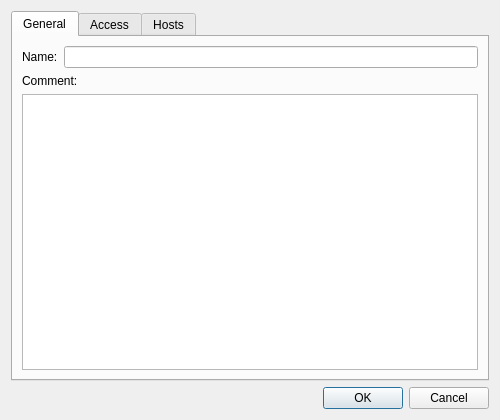
<?xml version="1.0" encoding="UTF-8"?>
<ui version="4.0">
 <class>RouterWorkspaceDialog</class>
 <widget class="QDialog" name="RouterWorkspaceDialog">
  <property name="geometry">
   <rect>
    <x>0</x>
    <y>0</y>
    <width>500</width>
    <height>420</height>
   </rect>
  </property>
  <property name="windowTitle">
   <string>Space Properties</string>
  </property>
  <property name="modal">
   <bool>true</bool>
  </property>
  <layout class="QVBoxLayout" name="verticalLayout">
   <item>
    <widget class="QTabWidget" name="tab_widget">
     <property name="currentIndex">
      <number>0</number>
     </property>
     <widget class="QWidget" name="tab_general">
      <attribute name="title">
       <string>General</string>
      </attribute>
      <layout class="QVBoxLayout" name="verticalLayout_general">
       <item>
        <layout class="QHBoxLayout" name="horizontalLayout_name">
         <item>
          <widget class="QLabel" name="label_name">
           <property name="text">
            <string>Name:</string>
           </property>
          </widget>
         </item>
         <item>
          <widget class="QLineEdit" name="edit_name"/>
         </item>
        </layout>
       </item>
       <item>
        <widget class="QLabel" name="label_comment">
         <property name="text">
          <string>Comment:</string>
         </property>
        </widget>
       </item>
       <item>
        <widget class="QPlainTextEdit" name="edit_comment"/>
       </item>
      </layout>
     </widget>
     <widget class="QWidget" name="tab_access">
      <attribute name="title">
       <string>Access</string>
      </attribute>
      <layout class="QHBoxLayout" name="horizontalLayout_access">
       <item>
        <layout class="QVBoxLayout" name="verticalLayout_left">
         <item>
          <widget class="QLabel" name="label_available">
           <property name="text">
            <string>Available users</string>
           </property>
          </widget>
         </item>
         <item>
          <widget class="QListWidget" name="list_available"/>
         </item>
         <item>
          <layout class="QHBoxLayout" name="layout_users_pagination">
           <item>
            <widget class="QToolButton" name="button_users_prev">
             <property name="sizePolicy">
              <sizepolicy hsizetype="Fixed" vsizetype="Preferred">
               <horstretch>0</horstretch>
               <verstretch>0</verstretch>
              </sizepolicy>
             </property>
             <property name="icon">
              <iconset resource="../../../common/resources/common.qrc">
               <normaloff>:/img/arrow-left.svg</normaloff>:/img/arrow-left.svg</iconset>
             </property>
             <property name="toolTip">
              <string>Previous page</string>
             </property>
            </widget>
           </item>
           <item>
            <widget class="QComboBox" name="combo_users_page">
             <property name="sizeAdjustPolicy">
              <enum>QComboBox::SizeAdjustPolicy::AdjustToContents</enum>
             </property>
            </widget>
           </item>
           <item>
            <widget class="QToolButton" name="button_users_next">
             <property name="sizePolicy">
              <sizepolicy hsizetype="Fixed" vsizetype="Preferred">
               <horstretch>0</horstretch>
               <verstretch>0</verstretch>
              </sizepolicy>
             </property>
             <property name="icon">
              <iconset resource="../../../common/resources/common.qrc">
               <normaloff>:/img/arrow-right.svg</normaloff>:/img/arrow-right.svg</iconset>
             </property>
             <property name="toolTip">
              <string>Next page</string>
             </property>
            </widget>
           </item>
           <item>
            <spacer name="spacer_users_pagination">
             <property name="orientation">
              <enum>Qt::Orientation::Horizontal</enum>
             </property>
             <property name="sizeHint" stdset="0">
              <size>
               <width>40</width>
               <height>20</height>
              </size>
             </property>
            </spacer>
           </item>
          </layout>
         </item>
        </layout>
       </item>
       <item>
        <layout class="QVBoxLayout" name="verticalLayout_buttons">
         <item>
          <spacer name="verticalSpacer_top">
           <property name="orientation">
            <enum>Qt::Orientation::Vertical</enum>
           </property>
          </spacer>
         </item>
         <item>
          <widget class="QToolButton" name="button_add">
           <property name="toolTip">
            <string>Grant access to the selected user</string>
           </property>
           <property name="iconSize">
            <size>
             <width>24</width>
             <height>24</height>
            </size>
           </property>
          </widget>
         </item>
         <item>
          <widget class="QToolButton" name="button_remove">
           <property name="toolTip">
            <string>Revoke access from the selected user</string>
           </property>
           <property name="iconSize">
            <size>
             <width>24</width>
             <height>24</height>
            </size>
           </property>
          </widget>
         </item>
         <item>
          <spacer name="verticalSpacer_bottom">
           <property name="orientation">
            <enum>Qt::Orientation::Vertical</enum>
           </property>
          </spacer>
         </item>
        </layout>
       </item>
       <item>
        <layout class="QVBoxLayout" name="verticalLayout_right">
         <item>
          <widget class="QLabel" name="label_with_access">
           <property name="text">
            <string>Users with access</string>
           </property>
          </widget>
         </item>
         <item>
          <widget class="QListWidget" name="list_with_access"/>
         </item>
        </layout>
       </item>
      </layout>
     </widget>
     <widget class="QWidget" name="tab_hosts">
      <attribute name="title">
       <string>Hosts</string>
      </attribute>
      <layout class="QHBoxLayout" name="horizontalLayout_hosts">
       <item>
        <layout class="QVBoxLayout" name="verticalLayout_hosts_left">
         <item>
          <widget class="QLabel" name="label_hosts_available">
           <property name="text">
            <string>Unassigned hosts</string>
           </property>
          </widget>
         </item>
         <item>
          <widget class="QListWidget" name="list_hosts_available"/>
         </item>
         <item>
          <layout class="QHBoxLayout" name="layout_hosts_free_pagination">
           <item>
            <widget class="QToolButton" name="button_hosts_free_prev">
             <property name="sizePolicy">
              <sizepolicy hsizetype="Fixed" vsizetype="Preferred">
               <horstretch>0</horstretch>
               <verstretch>0</verstretch>
              </sizepolicy>
             </property>
             <property name="icon">
              <iconset resource="../../../common/resources/common.qrc">
               <normaloff>:/img/arrow-left.svg</normaloff>:/img/arrow-left.svg</iconset>
             </property>
             <property name="toolTip">
              <string>Previous page</string>
             </property>
            </widget>
           </item>
           <item>
            <widget class="QComboBox" name="combo_hosts_free_page">
             <property name="sizeAdjustPolicy">
              <enum>QComboBox::SizeAdjustPolicy::AdjustToContents</enum>
             </property>
            </widget>
           </item>
           <item>
            <widget class="QToolButton" name="button_hosts_free_next">
             <property name="sizePolicy">
              <sizepolicy hsizetype="Fixed" vsizetype="Preferred">
               <horstretch>0</horstretch>
               <verstretch>0</verstretch>
              </sizepolicy>
             </property>
             <property name="icon">
              <iconset resource="../../../common/resources/common.qrc">
               <normaloff>:/img/arrow-right.svg</normaloff>:/img/arrow-right.svg</iconset>
             </property>
             <property name="toolTip">
              <string>Next page</string>
             </property>
            </widget>
           </item>
           <item>
            <spacer name="spacer_hosts_free_pagination">
             <property name="orientation">
              <enum>Qt::Orientation::Horizontal</enum>
             </property>
             <property name="sizeHint" stdset="0">
              <size>
               <width>40</width>
               <height>20</height>
              </size>
             </property>
            </spacer>
           </item>
          </layout>
         </item>
        </layout>
       </item>
       <item>
        <layout class="QVBoxLayout" name="verticalLayout_hosts_buttons">
         <item>
          <spacer name="verticalSpacer_hosts_top">
           <property name="orientation">
            <enum>Qt::Orientation::Vertical</enum>
           </property>
          </spacer>
         </item>
         <item>
          <widget class="QToolButton" name="button_host_add">
           <property name="toolTip">
            <string>Move the selected host into the space</string>
           </property>
           <property name="iconSize">
            <size>
             <width>24</width>
             <height>24</height>
            </size>
           </property>
          </widget>
         </item>
         <item>
          <widget class="QToolButton" name="button_host_remove">
           <property name="toolTip">
            <string>Remove the selected host from the space</string>
           </property>
           <property name="iconSize">
            <size>
             <width>24</width>
             <height>24</height>
            </size>
           </property>
          </widget>
         </item>
         <item>
          <spacer name="verticalSpacer_hosts_bottom">
           <property name="orientation">
            <enum>Qt::Orientation::Vertical</enum>
           </property>
          </spacer>
         </item>
        </layout>
       </item>
       <item>
        <layout class="QVBoxLayout" name="verticalLayout_hosts_right">
         <item>
          <widget class="QLabel" name="label_hosts_in_workspace">
           <property name="text">
            <string>Hosts in space</string>
           </property>
          </widget>
         </item>
         <item>
          <widget class="QListWidget" name="list_hosts_in_workspace"/>
         </item>
         <item>
          <layout class="QHBoxLayout" name="layout_hosts_in_pagination">
           <item>
            <widget class="QToolButton" name="button_hosts_in_prev">
             <property name="sizePolicy">
              <sizepolicy hsizetype="Fixed" vsizetype="Preferred">
               <horstretch>0</horstretch>
               <verstretch>0</verstretch>
              </sizepolicy>
             </property>
             <property name="icon">
              <iconset resource="../../../common/resources/common.qrc">
               <normaloff>:/img/arrow-left.svg</normaloff>:/img/arrow-left.svg</iconset>
             </property>
             <property name="toolTip">
              <string>Previous page</string>
             </property>
            </widget>
           </item>
           <item>
            <widget class="QComboBox" name="combo_hosts_in_page">
             <property name="sizeAdjustPolicy">
              <enum>QComboBox::SizeAdjustPolicy::AdjustToContents</enum>
             </property>
            </widget>
           </item>
           <item>
            <widget class="QToolButton" name="button_hosts_in_next">
             <property name="sizePolicy">
              <sizepolicy hsizetype="Fixed" vsizetype="Preferred">
               <horstretch>0</horstretch>
               <verstretch>0</verstretch>
              </sizepolicy>
             </property>
             <property name="icon">
              <iconset resource="../../../common/resources/common.qrc">
               <normaloff>:/img/arrow-right.svg</normaloff>:/img/arrow-right.svg</iconset>
             </property>
             <property name="toolTip">
              <string>Next page</string>
             </property>
            </widget>
           </item>
           <item>
            <spacer name="spacer_hosts_in_pagination">
             <property name="orientation">
              <enum>Qt::Orientation::Horizontal</enum>
             </property>
             <property name="sizeHint" stdset="0">
              <size>
               <width>40</width>
               <height>20</height>
              </size>
             </property>
            </spacer>
           </item>
          </layout>
         </item>
        </layout>
       </item>
      </layout>
     </widget>
    </widget>
   </item>
   <item>
    <widget class="DialogButtonBox" name="buttonbox">
     <property name="standardButtons">
      <set>QDialogButtonBox::StandardButton::Cancel|QDialogButtonBox::StandardButton::Ok</set>
     </property>
    </widget>
   </item>
  </layout>
 </widget>
 <customwidgets>
  <customwidget>
   <class>DialogButtonBox</class>
   <extends>QDialogButtonBox</extends>
   <header>common/desktop/dialog_button_box.h</header>
  </customwidget>
 </customwidgets>
 <resources>
  <include location="../../../common/resources/common.qrc"/>
 </resources>
 <connections/>
</ui>
